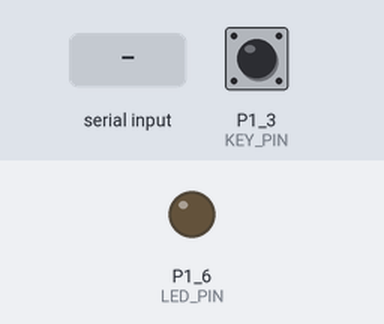
A sketch run on a simulated TI MSP430 LaunchPad. On the bench: output pins drawn as LEDs (lit = HIGH). Dashed ring = blinking. The test bench sets the inputs (shaded band); at power-on: P1_3 (KEY_PIN) HIGH. What the sketch prints to the serial monitor is not drawn.

Above: at 1.2 s.
1.3 s: "1" received over Serial
At 1.6 s:
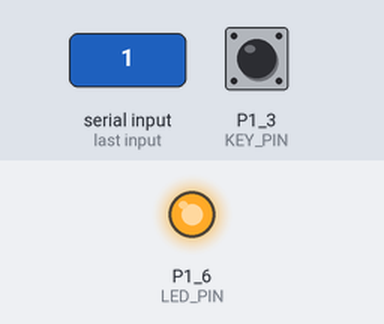
4.3 s: P1_3 (KEY_PIN) pulled LOW for 0.15 s
5.9 s: P1_3 (KEY_PIN) pulled LOW for 1 s
8.4 s: "0" received over Serial
At 8.52 s:
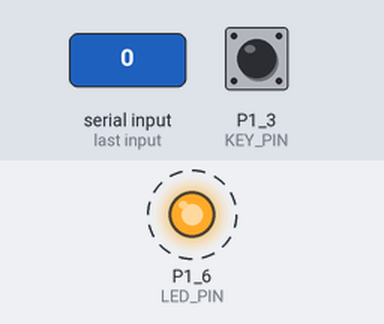
11.4 s: "2" received over Serial
At 14.1 s:
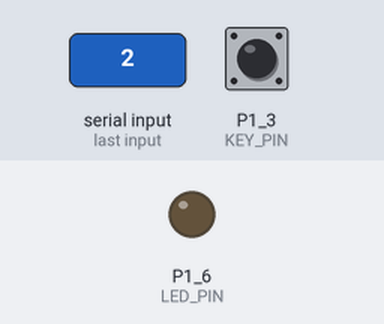
14.4 s: P1_3 (KEY_PIN) pulsed LOW 2 times (0.12 s each, 0.3 s apart)
Timing chart, 0 to 17.4 s (numbered marks = the images above; inputs shaded):
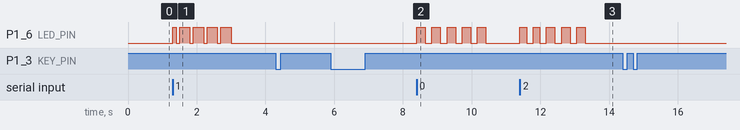

The sketch:

morse.ino
```cpp
/*
   morse.ino - Morse code keyer for the TI MSP430 LaunchPad

   Mark Shroyer
   5 August 2013
*/

#define ENC_SZ 5
#define KEY_PIN PUSH2
#define LED_PIN GREEN_LED
#define CODE_DEBOUNCE_MILLIS 25
#define BUF_SZ 8
#define BUF_INT_SZ 16

#define MORSE_CHAR(ch, enc) ch enc

const char morse_table[][ENC_SZ + 2] = {
  MORSE_CHAR("A", ".-"),
  MORSE_CHAR("B", "-..."),
  MORSE_CHAR("C", "-.-."),
  MORSE_CHAR("D", "-.."),
  MORSE_CHAR("E", "."),
  MORSE_CHAR("F", "..-."),
  MORSE_CHAR("G", "--."),
  MORSE_CHAR("H", "...."),
  MORSE_CHAR("I", ".."),
  MORSE_CHAR("J", ".---"),
  MORSE_CHAR("K", "-.-"),
  MORSE_CHAR("L", ".-.."),
  MORSE_CHAR("M", "--"),
  MORSE_CHAR("N", "-."),
  MORSE_CHAR("O", "---"),
  MORSE_CHAR("P", ".--."),
  MORSE_CHAR("Q", "--.-"),
  MORSE_CHAR("R", ".-."),
  MORSE_CHAR("S", "..."),
  MORSE_CHAR("T", "-"),
  MORSE_CHAR("U", "..-"),
  MORSE_CHAR("V", "...-"),
  MORSE_CHAR("W", ".--"),
  MORSE_CHAR("X", "-..-"),
  MORSE_CHAR("Y", "-.--"),
  MORSE_CHAR("Z", "--.."),
  MORSE_CHAR("1", ".----"),
  MORSE_CHAR("2", "..---"),
  MORSE_CHAR("3", "...--"),
  MORSE_CHAR("4", "....-"),
  MORSE_CHAR("5", "....."),
  MORSE_CHAR("6", "-...."),
  MORSE_CHAR("7", "--..."),
  MORSE_CHAR("8", "---.."),
  MORSE_CHAR("9", "----."),
  MORSE_CHAR("0", "-----")
};

int recv_i = 0;
char buf_recv[BUF_SZ];
unsigned long last_key_millis;
boolean last_key_state = false;
unsigned long buf_int[BUF_INT_SZ];
int buf_int_i = 0;
unsigned long centroid[2] = { 100, 300 };

static unsigned long distance(unsigned long a, unsigned long b) {
  return abs(a - b);
}

int get_centroid(unsigned long len) {
  if (distance(len, centroid[1]) < distance(len, centroid[0])) {
    return 1;
  } else {
    return 0;
  }
}

char classify_interval(unsigned long len) {
  if ((centroid[1] < centroid[0]) != (get_centroid(len) == 0)) {
    return '.';
  } else {
    return '-';
  }
}

void update_centroids(unsigned long len) {
  unsigned long centroid_sums[2] = { 0, 0 };
  int centroid_matches[2] = { 0, 0 };
  int i, j, k;

  buf_int[buf_int_i] = len;

  centroid[0] = 100;
  centroid[1] = 300;
  for (i = 0; i < 100; i++) {
    for (j = 0; j < BUF_INT_SZ; j++) {
      k = get_centroid(buf_int[j]);
      centroid_sums[k] += buf_int[j];
      centroid_matches[k]++;
    }
    for (k = 0; k < 2; k++) {
      centroid[k] = centroid_sums[k] / centroid_matches[k];
    }
  }

  buf_int_i = (buf_int_i + 1) % BUF_INT_SZ;
}

const char *morse_encode_char(char ch) {
  int i;

  // Convert lower case to upper.
  if (ch >= 0x61 && ch <= 0x7a) {
    ch -= 0x20;
  }

  for (i = 0; i < sizeof(morse_table); i++) {
    if (*(morse_table[i]) == ch) {
      return morse_table[i] + 1;
    }
  }
  return NULL;
}

char morse_decode_char(const char *enc) {
  int i;

  for (i = 0; i < sizeof(morse_table); i++) {
    if (strncmp(morse_table[i] + 1, enc, BUF_SZ) == 0) {
      return *morse_table[i];
    }
  }

  return '\0';
}

void morse_out(const char *enc) {
  boolean inverted = centroid[1] < centroid[0];
  unsigned long dit = inverted ? centroid[1] : centroid[0];
  unsigned long dah = inverted ? centroid[0] : centroid[1];

  while (enc != NULL) {
    switch (*(enc++)) {
      case '.':
        digitalWrite(LED_PIN, HIGH);
        delay(dit);
        digitalWrite(LED_PIN, LOW);
        delay(dit);
        break;

      case '-':
        digitalWrite(LED_PIN, HIGH);
        delay(dah);
        digitalWrite(LED_PIN, LOW);
        delay(dit);
        break;

      default:
        delay(dah);
        return;
    }
  }
}

void morse_in(int key_state, unsigned long now) {
  unsigned long len;

  // Input is unchanged, nothing to do here.
  if (key_state == last_key_state) {
    return;
  }

  // Ignore key bounces.
  if (now - last_key_millis < CODE_DEBOUNCE_MILLIS) {
    return;
  }

  if (!key_state && recv_i < BUF_SZ) {
    len = now - last_key_millis;
    char ch = classify_interval(len);
    buf_recv[recv_i++] = ch;
    //Serial.write(ch);
    update_centroids(len);
  }

  last_key_state = key_state;
  last_key_millis = now;
}

void setup() {
  int i;

  buf_recv[0] = '\0';

  pinMode(LED_PIN, OUTPUT);
  pinMode(KEY_PIN, INPUT_PULLUP);
  digitalWrite(LED_PIN, LOW);
  Serial.begin(9600);

  for (i = 0; i < BUF_INT_SZ; i++) {
    buf_int[i] = centroid[i % 2];
  }
}

void loop() {
  unsigned long now = millis();
  boolean key_state = !digitalRead(KEY_PIN);
  char ch;

  morse_in(key_state, now);
  if (!last_key_state && recv_i != 0
      && classify_interval(now - last_key_millis) == '-') {
    buf_recv[recv_i] = '\0';
    ch = morse_decode_char(buf_recv);
    if (ch) {
      Serial.write(ch);
    }
    recv_i = 0;
  }

  ch = Serial.read();
  if (ch >= 0) {
    morse_out(morse_encode_char(ch));
  }

  delay(5);
}
```

Measured:
- after the input at 1.3 s, P1_6 (LED_PIN): LOW → HIGH at once, then repeats every 0.40 s: LOW 0.10 s, HIGH 0.30 s, until it stays LOW from 3.0 s
- after the input at 4.3 s, every drawn part: stays the same
- after the input at 5.9 s, every drawn part: stays the same
- after the input at 8.4 s, P1_6 (LED_PIN): alternates HIGH for 0.25 s and LOW for 0.19 s, 10 changes in all, then stays LOW, starting at once
- after the input at 11.4 s, P1_6 (LED_PIN): alternates HIGH for 0.25 s and LOW for 0.19 s, 10 changes in all, then stays LOW, starting at once
- after the input at 14.4 s, every drawn part: stays the same
